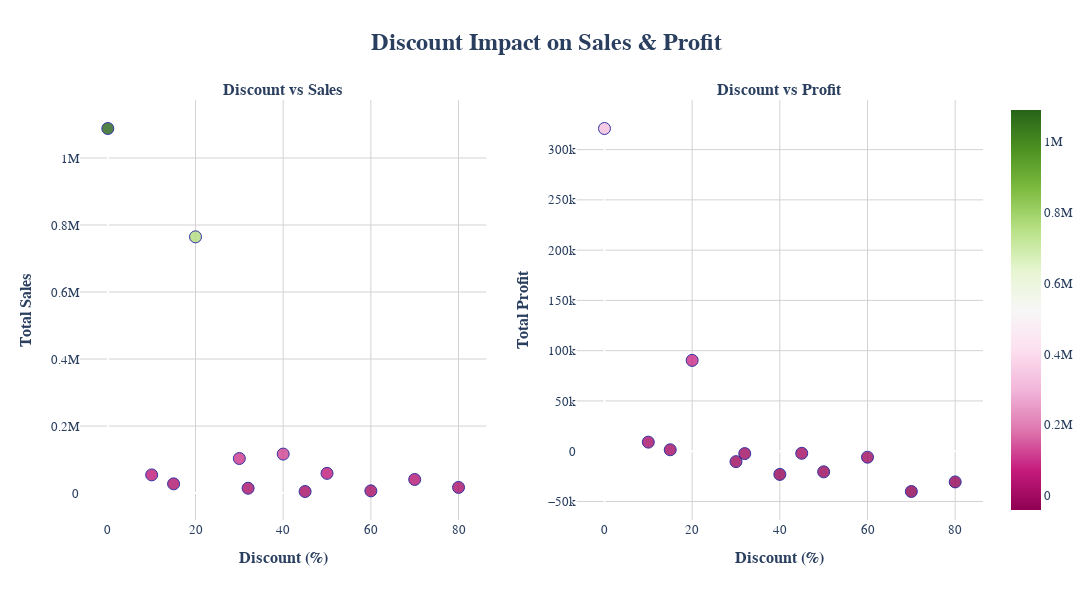

Notebook cell for this chart:
### Markdown cell above
####  Discount Impact on Sales & Profit

### Code cell
gb_sales = df.groupby(['Discount'])['Sales'].sum().reset_index()
gb_sales['Discount'] = round(gb_sales['Discount'] * 100, 0)   
gb_sales['Sales'] = round(gb_sales['Sales'], 0)

gb_profit = df.groupby(['Discount'])['Profit'].sum().reset_index()
gb_profit['Discount'] = round(gb_profit['Discount'] * 100, 0)   
gb_profit['Profit'] = round(gb_profit['Profit'], 0)

fig = make_subplots(
    rows=1, cols=2,
    subplot_titles=("<b>Discount vs Sales</b>", "<b>Discount vs Profit</b>"),
    specs=[[{"type": "scatter"}, {"type": "scatter"}]]
)

scatter_sales = px.scatter(
    gb_sales, x="Discount", y="Sales", color="Sales",
    color_continuous_scale="Blues"
)

scatter_profit = px.scatter(
    gb_profit, x="Discount", y="Profit", color="Profit",
    color_continuous_scale="Blues"
)

for trace in scatter_sales.data:
    fig.add_trace(trace, row=1, col=1)

for trace in scatter_profit.data:
    fig.add_trace(trace, row=1, col=2)

fig.update_traces(marker=dict(size=12, opacity=0.8, line=dict(width=1, color="darkblue")))

fig.update_layout(
    height=600, width=1300,
    title_text="<b>Discount Impact on Sales & Profit</b>",
    title_x=0.5,
    title_font=dict(size=24, family="Arial"),
    font=dict(size=13, family="Arial"),
    plot_bgcolor="white",
    xaxis=dict(title="<b>Discount (%)</b>", showgrid=True, gridcolor="lightgrey"),
    yaxis=dict(title="<b>Total Sales</b>", showgrid=True, gridcolor="lightgrey"),
    xaxis2=dict(title="<b>Discount (%)</b>", showgrid=True, gridcolor="lightgrey"),
    yaxis2=dict(title="<b>Total Profit</b>", showgrid=True, gridcolor="lightgrey"),
    showlegend=False
)

fig.show()

### Figure 1 — Plotly figure (JSON) as saved in the notebook; plotly's stock layout.template omitted (floating-point values rounded to 4 significant figures)
{"data": [{"hovertemplate": "Discount=%{x}<br>Sales=%{marker.color}<extra></extra>", "legendgroup": "", "marker": {"color": [1088000.0, 54370.0, 27560.0, 764600.0, 103200.0, 14490.0, 116400.0, 4763.0, 58920.0, 6645.0, 40620.0, 16960.0], "coloraxis": "coloraxis", "line": {"color": "darkblue", "width": 1}, "opacity": 0.8, "size": 12, "symbol": "circle"}, "mode": "markers", "name": "", "orientation": "v", "showlegend": false, "type": "scatter", "x": [0.0, 10.0, 15.0, 20.0, 30.0, 32.0, 40.0, 45.0, 50.0, 60.0, 70.0, 80.0], "xaxis": "x", "y": [1088000.0, 54370.0, 27560.0, 764600.0, 103200.0, 14490.0, 116400.0, 4763.0, 58920.0, 6645.0, 40620.0, 16960.0], "yaxis": "y"}, {"hovertemplate": "Discount=%{x}<br>Profit=%{marker.color}<extra></extra>", "legendgroup": "", "marker": {"color": [321000.0, 9029.0, 1419.0, 90340.0, -10370.0, -2391.0, -23060.0, -2073.0, -20510.0, -5945.0, -40080.0, -30540.0], "coloraxis": "coloraxis", "line": {"color": "darkblue", "width": 1}, "opacity": 0.8, "size": 12, "symbol": "circle"}, "mode": "markers", "name": "", "orientation": "v", "showlegend": false, "type": "scatter", "x": [0.0, 10.0, 15.0, 20.0, 30.0, 32.0, 40.0, 45.0, 50.0, 60.0, 70.0, 80.0], "xaxis": "x2", "y": [321000.0, 9029.0, 1419.0, 90340.0, -10370.0, -2391.0, -23060.0, -2073.0, -20510.0, -5945.0, -40080.0, -30540.0], "yaxis": "y2"}], "layout": {"annotations": [{"font": {"size": 16}, "showarrow": false, "text": "<b>Discount vs Sales</b>", "x": 0.225, "xanchor": "center", "xref": "paper", "y": 1, "yanchor": "bottom", "yref": "paper"}, {"font": {"size": 16}, "showarrow": false, "text": "<b>Discount vs Profit</b>", "x": 0.775, "xanchor": "center", "xref": "paper", "y": 1, "yanchor": "bottom", "yref": "paper"}], "font": {"family": "Arial", "size": 13}, "height": 600, "plot_bgcolor": "white", "showlegend": false, "title": {"font": {"family": "Arial", "size": 24}, "text": "<b>Discount Impact on Sales & Profit</b>", "x": 0.5}, "width": 1300, "xaxis": {"anchor": "y", "domain": [0, 0.45], "gridcolor": "lightgrey", "showgrid": true, "title": {"text": "<b>Discount (%)</b>"}}, "xaxis2": {"anchor": "y2", "domain": [0.55, 1], "gridcolor": "lightgrey", "showgrid": true, "title": {"text": "<b>Discount (%)</b>"}}, "yaxis": {"anchor": "x", "domain": [0, 1], "gridcolor": "lightgrey", "showgrid": true, "title": {"text": "<b>Total Sales</b>"}}, "yaxis2": {"anchor": "x2", "domain": [0, 1], "gridcolor": "lightgrey", "showgrid": true, "title": {"text": "<b>Total Profit</b>"}}}}
